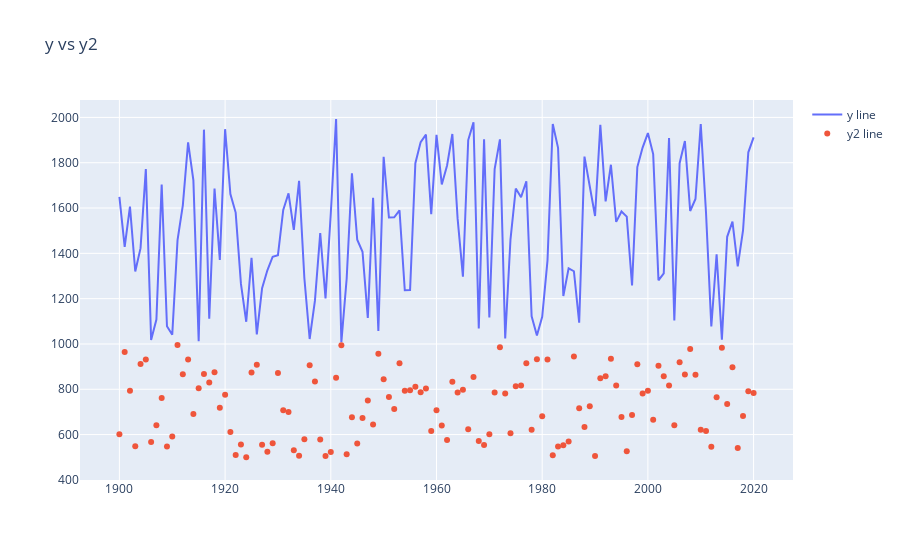

Write notebook code for a chart like this one.
### Code cell
fig.add_trace(go.Scatter(x=x, y=y, name = 'y line'))
fig.add_trace(go.Scatter(x=x, y=y2, name = 'y2 line', mode = 'markers'))
fig.update_layout(title = ('y vs y2'))
iplot(fig)
